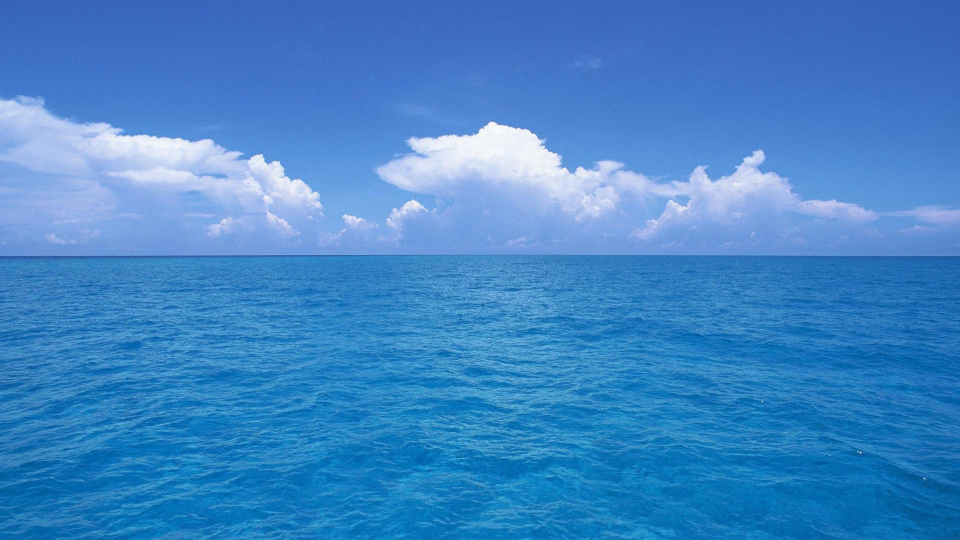
#> input picture image/sea.jpg, 1920 x 1080 px (shown at 1/2 size)
$ python Mouse.py
#> lines starting #> are read from the running program, lines starting #| are printed output that depends on the picture
#import
import cv2
import numpy
# [58 lines of commented-out code are left out]
point = []
def clickPosition(event, x, y, flags, param):
    if event == cv2.EVENT_LBUTTONDOWN:
        cv2.circle(img, (x, y,), 5, (0,0,0), 2)     #วาดวงกลม
        point.append((x,y))                         #เก็บค่า x y ใน list
        if len(point) >= 2:                         #มาก 2 จุดวาดเส้น
            cv2.line(img, point[-1], point[-2], (0, 0,255), 3)  #list ตัวใหม่จะอยู่ท้ายแล้วจะต่อเส้นเรื่อยๆใช้ -1 -2 เริม่จากท้าย
        cv2.imshow("OUTPUT",img)


imgINPUT = cv2.imread("image/sea.jpg")
#> imgINPUT is the input picture: shape (1080, 1920, 3); mean B, G, R 199.5, 133.3, 64.8
img = cv2.resize(imgINPUT, (1000, 500))
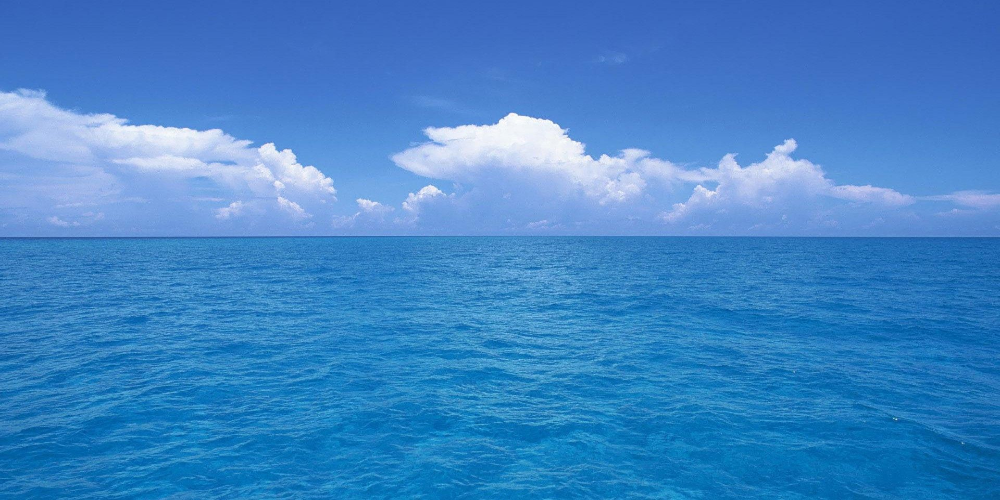
#> img: shape (500, 1000, 3); mean B, G, R 199.4, 133.1, 64.7

cv2.imshow("OUTPUT", img)
cv2.setMouseCallback("OUTPUT", clickPosition)
cv2.waitKey(0)
cv2.destroyAllWindows()
#==============================================================================
